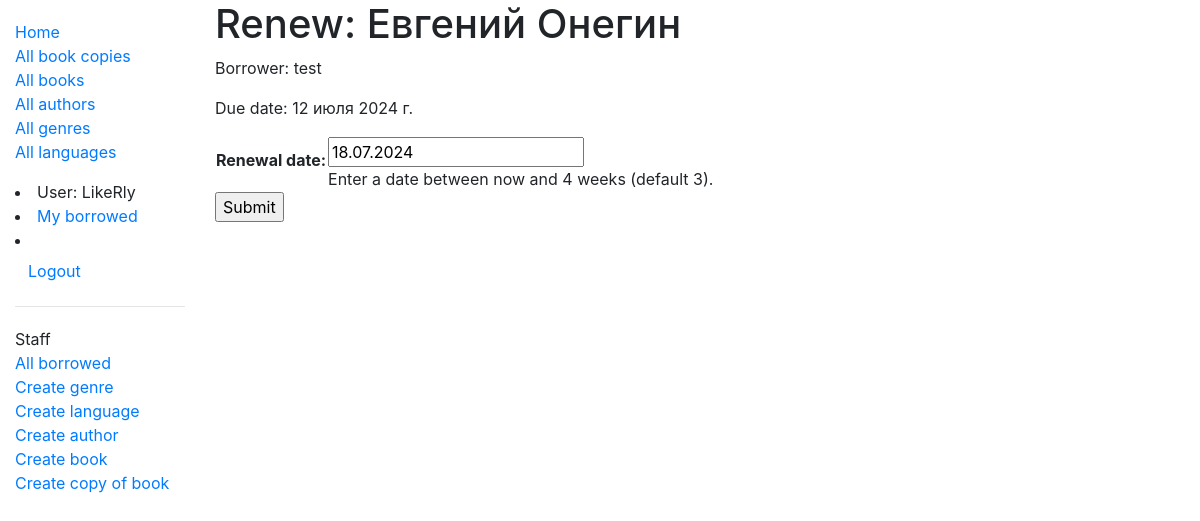
The app's page /catalog/book/36a612b2-e7a7-48fb-b171-c63235a6c3c6/renew/ (signed in), older data.
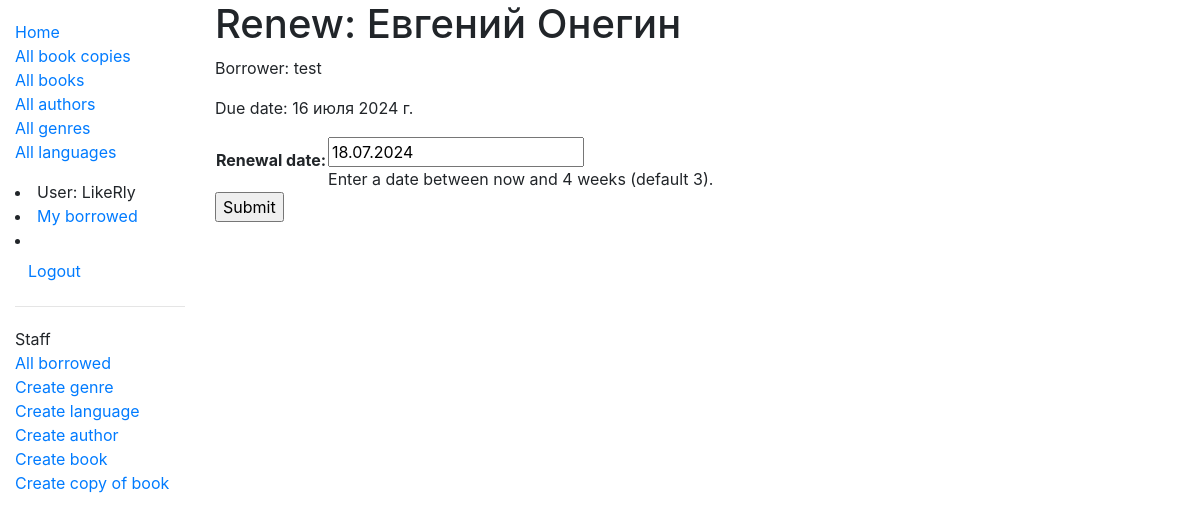
The same page, newer data.
### catalog/models.py (models this page shows, shortened)
class BookInstance(models.Model):
    id = models.UUIDField(primary_key=True, default=uuid.uuid4, help_text='Уникальный идентификатор этого экземпляра книги в библиотеке.')
    book = models.ForeignKey('Book', verbose_name='Книга', on_delete=models.RESTRICT, null=True)
    imprint = models.CharField('Штамп', max_length=200, help_text='Информация об экземпляре. Например, издательство, переводчик, год, номер экземпляра в библиотеке')
    due_back = models.DateField(verbose_name='Дата возврата', null=True, blank=True, help_text='Дата ожидаемого возврата книги.')
    borrower = models.ForeignKey(User, verbose_name='Читатель', on_delete=models.SET_NULL, null=True, blank=True, help_text='Читатель, арендующий книгу.')
    @property
    def is_overdue(self):
        return bool(self.due_back and date.today() > self.due_back)
    LOAN_STATUS = (
        ('m', 'На оформлении'),
        ('o', 'Выдана'),
        ('a', 'Доступна'),
        ('r', 'В резерве'),
    )
    status = models.CharField('Доступность', max_length=1, choices=LOAN_STATUS, blank=True, default='d', help_text='Статус доступности книги')
    class Meta:
        ordering = ['due_back']
        permissions = (("can_mark_returned", "Set book as returned"),)

class Book(models.Model):
    title = models.CharField('Наименование', max_length=200, help_text='')
    author = models.ForeignKey('Author', verbose_name='Автор', on_delete=models.RESTRICT, null=True, help_text='')
    summary = models.TextField('О книге', max_length=1000, help_text='')
    isbn = models.CharField('ISBN', max_length=13, unique=True, help_text='')
    genre = models.ManyToManyField('Genre', verbose_name='Жанр', help_text='')
    language = models.ForeignKey('Language', verbose_name='Язык', on_delete=models.SET_NULL, null=True, help_text='')
    class Meta:
        ordering = ['title', 'author']
        permissions = (("can_change_books_data", "Add, edit, delete books"),)
    def display_genre(self):
        return ', '.join([genre.name for genre in self.genre.all()[:3]])
    display_genre.short_description = 'Жанр произведения'

### catalog/views.py (the view)
# urls.py: path('book/<uuid:pk>/renew/', views.renew_book_librarian, name='renew-book-librarian'),
@login_required
@permission_required('catalog.can_mark_returned', raise_exception=True)
def renew_book_librarian(request, pk):
    book_instance = get_object_or_404(BookInstance, pk=pk)
    if request.method == 'POST':
        form = RenewBookForm(request.POST)
        if form.is_valid():
            book_instance.due_back = form.cleaned_data['renewal_date']
            book_instance.save()
            return HttpResponseRedirect(reverse('all-borrowed'))
    else:
        proposed_renewal_date = datetime.date.today() + datetime.timedelta(weeks=3)
        form = RenewBookForm(initial={'renewal_date': proposed_renewal_date})
    context = {
        'form': form,
        'book_instance': book_instance,
    }
    return render(request, 'catalog/book_renew_librarian.html', context)

### catalog/forms.py (shortened to what this page needs)
class RenewBookForm(forms.Form):
    renewal_date = forms.DateField(
            help_text="Enter a date between now and 4 weeks (default 3).")

### catalog/templates/catalog/book_renew_librarian.html (shortened to what this page needs)
{% extends "base_generic.html" %}
{% block content %}
    <h1>Renew: {{book_instance.book.title}}</h1>
    <p>Borrower: {{book_instance.borrower}}</p>
    <p{% if book_instance.is_overdue %} class="text-danger"{% endif %}>Due date: {{book_instance.due_back}}</p>
    <form action="" method="post">
        <table>
        {{ form.as_table }}
        </table>
        <input type="submit" value="Submit">
    </form>
{% endblock %}

Row changes from the older to the newer data that the page shows:
changed BookInstance "Евгений Онегин": due_back "12 июля 2024 г." → "16 июля 2024 г."
